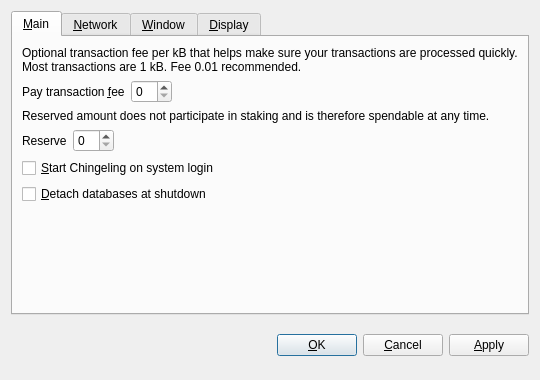
<?xml version="1.0" encoding="UTF-8"?>
<ui version="4.0">
 <class>OptionsDialog</class>
 <widget class="QDialog" name="OptionsDialog">
  <property name="geometry">
   <rect>
    <x>0</x>
    <y>0</y>
    <width>540</width>
    <height>380</height>
   </rect>
  </property>
  <property name="windowTitle">
   <string>Options</string>
  </property>
  <property name="modal">
   <bool>true</bool>
  </property>
  <layout class="QVBoxLayout" name="verticalLayout">
   <item>
    <widget class="QTabWidget" name="tabWidget">
     <property name="tabPosition">
      <enum>QTabWidget::North</enum>
     </property>
     <property name="currentIndex">
      <number>0</number>
     </property>
     <widget class="QWidget" name="tabMain">
      <attribute name="title">
       <string>&amp;Main</string>
      </attribute>
      <layout class="QVBoxLayout" name="verticalLayout_Main">
       <item>
        <widget class="QLabel" name="transactionFeeInfoLabel">
         <property name="text">
          <string>Optional transaction fee per kB that helps make sure your transactions are processed quickly. Most transactions are 1 kB. Fee 0.01 recommended.</string>
         </property>
         <property name="textFormat">
          <enum>Qt::PlainText</enum>
         </property>
         <property name="wordWrap">
          <bool>true</bool>
         </property>
        </widget>
       </item>
       <item>
        <layout class="QHBoxLayout" name="horizontalLayoutFee">
         <item>
          <widget class="QLabel" name="transactionFeeLabel">
           <property name="text">
            <string>Pay transaction &amp;fee</string>
           </property>
           <property name="textFormat">
            <enum>Qt::PlainText</enum>
           </property>
           <property name="buddy">
            <cstring>transactionFee</cstring>
           </property>
          </widget>
         </item>
         <item>
          <widget class="ChingelingAmountField" name="transactionFee"/>
         </item>
         <item>
          <spacer name="horizontalSpacerFee">
           <property name="orientation">
            <enum>Qt::Horizontal</enum>
           </property>
           <property name="sizeHint" stdset="0">
            <size>
             <width>40</width>
             <height>20</height>
            </size>
           </property>
          </spacer>
         </item>
        </layout>
       </item>
       <item>
        <widget class="QLabel" name="reserveBalanceInfoLabel">
         <property name="text">
          <string>Reserved amount does not participate in staking and is therefore spendable at any time.</string>
         </property>
         <property name="textFormat">
          <enum>Qt::PlainText</enum>
         </property>
         <property name="wordWrap">
          <bool>true</bool>
         </property>
        </widget>
       </item>
       <item>
        <layout class="QHBoxLayout" name="horizontalLayoutReserveBalance">
         <item>
          <widget class="QLabel" name="reserveBalanceLabel">
           <property name="text">
            <string>Reserve</string>
           </property>
           <property name="textFormat">
            <enum>Qt::PlainText</enum>
           </property>
           <property name="buddy">
            <cstring>reserveBalance</cstring>
           </property>
          </widget>
         </item>
         <item>
          <widget class="ChingelingAmountField" name="reserveBalance"/>
         </item>
         <item>
          <spacer name="horizontalSpacerReserveBalance">
           <property name="orientation">
            <enum>Qt::Horizontal</enum>
           </property>
           <property name="sizeHint" stdset="0">
            <size>
             <width>40</width>
             <height>20</height>
            </size>
           </property>
          </spacer>
         </item>
        </layout>
       </item>
       <item>
        <widget class="QCheckBox" name="ChingelingAtStartup">
         <property name="toolTip">
          <string>Automatically start Chingeling after logging in to the system.</string>
         </property>
         <property name="text">
          <string>&amp;Start Chingeling on system login</string>
         </property>
        </widget>
       </item>
       <item>
        <widget class="QCheckBox" name="detachDatabases">
         <property name="toolTip">
          <string>Detach block and address databases at shutdown. This means they can be moved to another data directory, but it slows down shutdown. The wallet is always detached.</string>
         </property>
         <property name="text">
          <string>&amp;Detach databases at shutdown</string>
         </property>
        </widget>
       </item>
       <item>
        <spacer name="verticalSpacer_Main">
         <property name="orientation">
          <enum>Qt::Vertical</enum>
         </property>
         <property name="sizeHint" stdset="0">
          <size>
           <width>20</width>
           <height>40</height>
          </size>
         </property>
        </spacer>
       </item>
      </layout>
     </widget>
     <widget class="QWidget" name="tabNetwork">
      <attribute name="title">
       <string>&amp;Network</string>
      </attribute>
      <layout class="QVBoxLayout" name="verticalLayout_Network">
       <item>
        <widget class="QCheckBox" name="mapPortUpnp">
         <property name="toolTip">
          <string>Automatically open the Chingeling client port on the router. This only works when your router supports UPnP and it is enabled.</string>
         </property>
         <property name="text">
          <string>Map port using &amp;UPnP</string>
         </property>
        </widget>
       </item>
       <item>
        <widget class="QCheckBox" name="connectSocks">
         <property name="toolTip">
          <string>Connect to the Chingeling network through a SOCKS proxy (e.g. when connecting through Tor).</string>
         </property>
         <property name="text">
          <string>&amp;Connect through SOCKS proxy:</string>
         </property>
        </widget>
       </item>
       <item>
        <layout class="QHBoxLayout" name="horizontalLayout_Network">
         <item>
          <widget class="QLabel" name="proxyIpLabel">
           <property name="text">
            <string>Proxy &amp;IP:</string>
           </property>
           <property name="textFormat">
            <enum>Qt::PlainText</enum>
           </property>
           <property name="buddy">
            <cstring>proxyIp</cstring>
           </property>
          </widget>
         </item>
         <item>
          <widget class="QValidatedLineEdit" name="proxyIp">
           <property name="maximumSize">
            <size>
             <width>140</width>
             <height>16777215</height>
            </size>
           </property>
           <property name="toolTip">
            <string>IP address of the proxy (e.g. 127.0.0.1)</string>
           </property>
          </widget>
         </item>
         <item>
          <widget class="QLabel" name="proxyPortLabel">
           <property name="text">
            <string>&amp;Port:</string>
           </property>
           <property name="textFormat">
            <enum>Qt::PlainText</enum>
           </property>
           <property name="buddy">
            <cstring>proxyPort</cstring>
           </property>
          </widget>
         </item>
         <item>
          <widget class="QLineEdit" name="proxyPort">
           <property name="maximumSize">
            <size>
             <width>55</width>
             <height>16777215</height>
            </size>
           </property>
           <property name="toolTip">
            <string>Port of the proxy (e.g. 9050)</string>
           </property>
          </widget>
         </item>
         <item>
          <widget class="QLabel" name="socksVersionLabel">
           <property name="text">
            <string>SOCKS &amp;Version:</string>
           </property>
           <property name="textFormat">
            <enum>Qt::PlainText</enum>
           </property>
           <property name="buddy">
            <cstring>socksVersion</cstring>
           </property>
          </widget>
         </item>
         <item>
          <widget class="QValueComboBox" name="socksVersion">
           <property name="toolTip">
            <string>SOCKS version of the proxy (e.g. 5)</string>
           </property>
          </widget>
         </item>
         <item>
          <spacer name="horizontalSpacer_Network">
           <property name="orientation">
            <enum>Qt::Horizontal</enum>
           </property>
           <property name="sizeHint" stdset="0">
            <size>
             <width>40</width>
             <height>20</height>
            </size>
           </property>
          </spacer>
         </item>
        </layout>
       </item>
       <item>
        <spacer name="verticalSpacer_Network">
         <property name="orientation">
          <enum>Qt::Vertical</enum>
         </property>
         <property name="sizeHint" stdset="0">
          <size>
           <width>20</width>
           <height>40</height>
          </size>
         </property>
        </spacer>
       </item>
      </layout>
     </widget>
     <widget class="QWidget" name="tabWindow">
      <attribute name="title">
       <string>&amp;Window</string>
      </attribute>
      <layout class="QVBoxLayout" name="verticalLayout_Window">
       <item>
        <widget class="QCheckBox" name="minimizeToTray">
         <property name="toolTip">
          <string>Show only a tray icon after minimizing the window.</string>
         </property>
         <property name="text">
          <string>&amp;Minimize to the tray instead of the taskbar</string>
         </property>
        </widget>
       </item>
       <item>
        <widget class="QCheckBox" name="minimizeOnClose">
         <property name="toolTip">
          <string>Minimize instead of exit the application when the window is closed. When this option is enabled, the application will be closed only after selecting Quit in the menu.</string>
         </property>
         <property name="text">
          <string>M&amp;inimize on close</string>
         </property>
        </widget>
       </item>
       <item>
        <spacer name="verticalSpacer_Window">
         <property name="orientation">
          <enum>Qt::Vertical</enum>
         </property>
         <property name="sizeHint" stdset="0">
          <size>
           <width>20</width>
           <height>40</height>
          </size>
         </property>
        </spacer>
       </item>
      </layout>
     </widget>
     <widget class="QWidget" name="tabDisplay">
      <attribute name="title">
       <string>&amp;Display</string>
      </attribute>
      <layout class="QVBoxLayout" name="verticalLayout_Display">
       <item>
        <layout class="QHBoxLayout" name="horizontalLayout_1_Display">
         <item>
          <widget class="QLabel" name="langLabel">
           <property name="text">
            <string>User Interface &amp;language:</string>
           </property>
           <property name="textFormat">
            <enum>Qt::PlainText</enum>
           </property>
           <property name="buddy">
            <cstring>lang</cstring>
           </property>
          </widget>
         </item>
         <item>
          <widget class="QValueComboBox" name="lang">
           <property name="toolTip">
            <string>The user interface language can be set here. This setting will take effect after restarting Chingeling.</string>
           </property>
          </widget>
         </item>
        </layout>
       </item>
       <item>
        <layout class="QHBoxLayout" name="horizontalLayout_2_Display">
         <item>
          <widget class="QLabel" name="unitLabel">
           <property name="text">
            <string>&amp;Unit to show amounts in:</string>
           </property>
           <property name="textFormat">
            <enum>Qt::PlainText</enum>
           </property>
           <property name="buddy">
            <cstring>unit</cstring>
           </property>
          </widget>
         </item>
         <item>
          <widget class="QValueComboBox" name="unit">
           <property name="toolTip">
            <string>Choose the default subdivision unit to show in the interface and when sending coins.</string>
           </property>
          </widget>
         </item>
        </layout>
       </item>
       <item>
        <widget class="QCheckBox" name="displayAddresses">
         <property name="toolTip">
          <string>Whether to show Chingeling addresses in the transaction list or not.</string>
         </property>
         <property name="text">
          <string>&amp;Display addresses in transaction list</string>
         </property>
        </widget>
       </item>
       <item>
        <widget class="QCheckBox" name="coinControlFeatures">
         <property name="toolTip">
          <string>Whether to show coin control features or not.</string>
         </property>
         <property name="text">
          <string>Display coin &amp;control features (experts only!)</string>
         </property>
        </widget>
       </item>
       <item>
        <spacer name="verticalSpacer_Display">
         <property name="orientation">
          <enum>Qt::Vertical</enum>
         </property>
         <property name="sizeHint" stdset="0">
          <size>
           <width>20</width>
           <height>40</height>
          </size>
         </property>
        </spacer>
       </item>
      </layout>
     </widget>
    </widget>
   </item>
   <item>
    <layout class="QHBoxLayout" name="horizontalLayout_Buttons">
     <item>
      <spacer name="horizontalSpacer_1">
       <property name="orientation">
        <enum>Qt::Horizontal</enum>
       </property>
       <property name="sizeHint" stdset="0">
        <size>
         <width>40</width>
         <height>48</height>
        </size>
       </property>
      </spacer>
     </item>
     <item>
      <widget class="QLabel" name="statusLabel">
       <property name="font">
        <font>
         <weight>75</weight>
         <bold>true</bold>
        </font>
       </property>
       <property name="text">
        <string/>
       </property>
       <property name="textFormat">
        <enum>Qt::PlainText</enum>
       </property>
       <property name="wordWrap">
        <bool>true</bool>
       </property>
      </widget>
     </item>
     <item>
      <spacer name="horizontalSpacer_2">
       <property name="orientation">
        <enum>Qt::Horizontal</enum>
       </property>
       <property name="sizeHint" stdset="0">
        <size>
         <width>40</width>
         <height>48</height>
        </size>
       </property>
      </spacer>
     </item>
     <item>
      <widget class="QPushButton" name="okButton">
       <property name="text">
        <string>&amp;OK</string>
       </property>
      </widget>
     </item>
     <item>
      <widget class="QPushButton" name="cancelButton">
       <property name="text">
        <string>&amp;Cancel</string>
       </property>
       <property name="autoDefault">
        <bool>false</bool>
       </property>
      </widget>
     </item>
     <item>
      <widget class="QPushButton" name="applyButton">
       <property name="text">
        <string>&amp;Apply</string>
       </property>
       <property name="autoDefault">
        <bool>false</bool>
       </property>
      </widget>
     </item>
    </layout>
   </item>
  </layout>
 </widget>
 <customwidgets>
  <customwidget>
   <class>ChingelingAmountField</class>
   <extends>QSpinBox</extends>
   <header>Chingelingamountfield.h</header>
  </customwidget>
  <customwidget>
   <class>QValueComboBox</class>
   <extends>QComboBox</extends>
   <header>qvaluecombobox.h</header>
  </customwidget>
  <customwidget>
   <class>QValidatedLineEdit</class>
   <extends>QLineEdit</extends>
   <header>qvalidatedlineedit.h</header>
  </customwidget>
 </customwidgets>
 <resources/>
 <connections/>
</ui>
